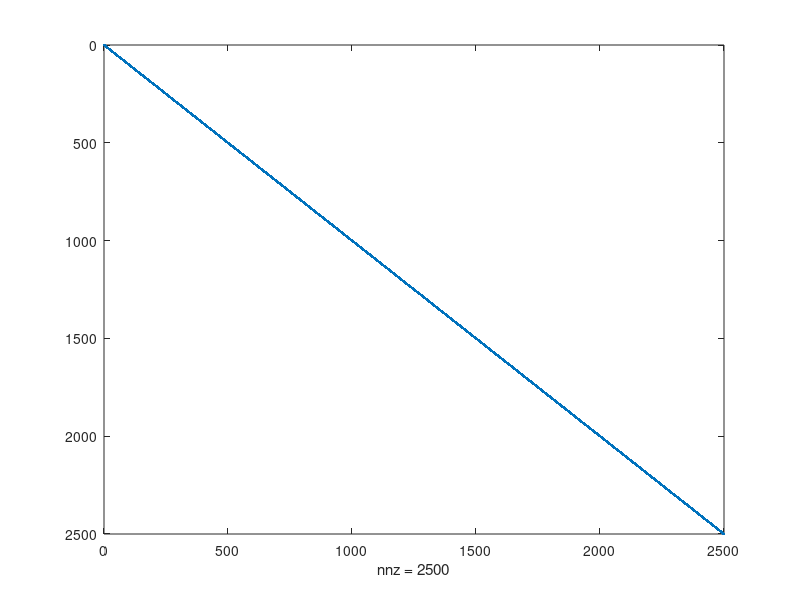
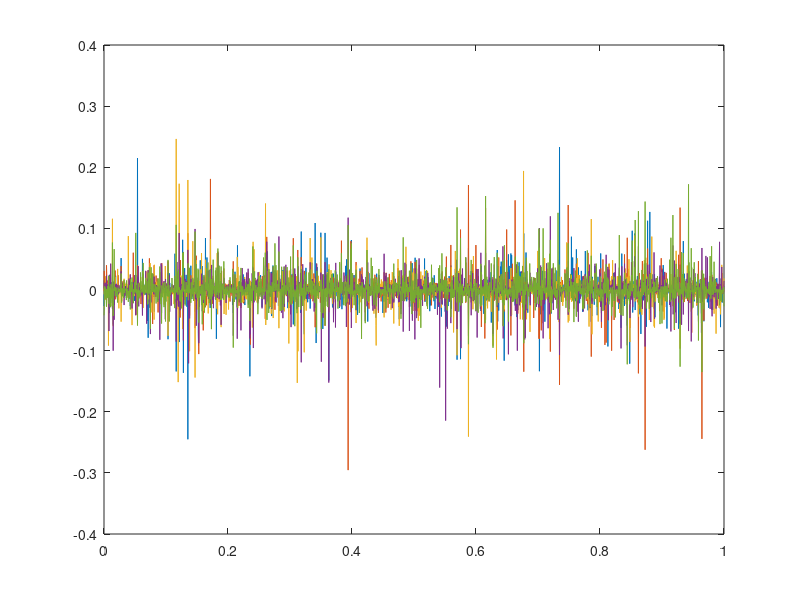

Here is the MATLAB script that generated these plots, in order:
close all

nx = 50;
ny = 50;
x = linspace(0,1,nx*ny);
G = zeros(nx*ny , nx*ny);

%Boundary conditions
for m = 1:nx*ny
    G(m,:) = 0;
    G(m,m) = 1;
end

% for i = 1:1000
%     for n=2:1:nx*ny-1
%         for m=2:1:nx*ny-1
%             G(m,n)= (G(m+1,n)+G(m-1,n)+ G(m,n+1)+G(m,n-1))/4;
%         end
%     end
% end

figure;
spy(G)

[E,D] = eigs(G,9,'SM');

[Ds,Pr] = sort(diag(D));
D = D(Pr,Pr);
E = E(:,Pr);
figure;

plot(x,E(:,1:5))

% figure;
% M = zeros(nx,ny);
% 
% R = reshape(E,[nx,ny]);
% surf(R)